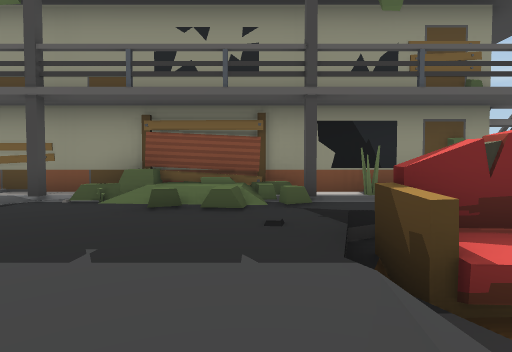
View 1 (above)

16 first-person views from a walk through a Unity game level. The camera is 1.3 m above the floor, tilts 2° down and sees 80° across. The floor is counted in squares, 2 m on a side. Each view is taken from the middle of a square. On the plan, view 1 faces up. The plan holds only what a view shows up to about 10 squares ahead; the rest is blank. The place goes on beyond the plan. The player character is not drawn.

View 2
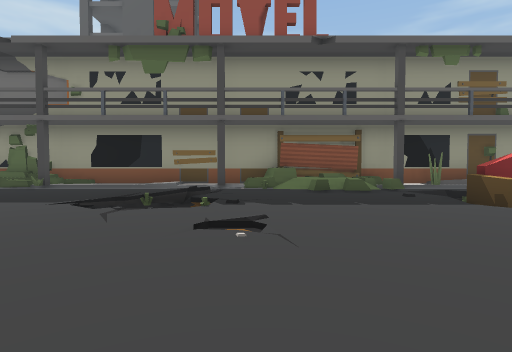

View 3
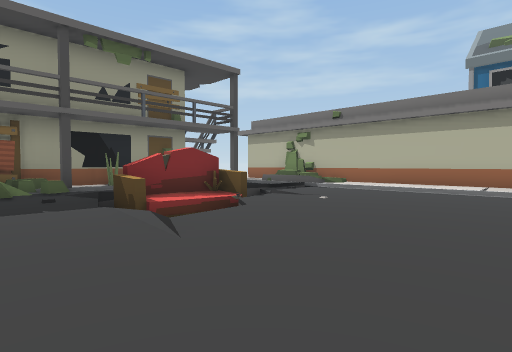

View 4
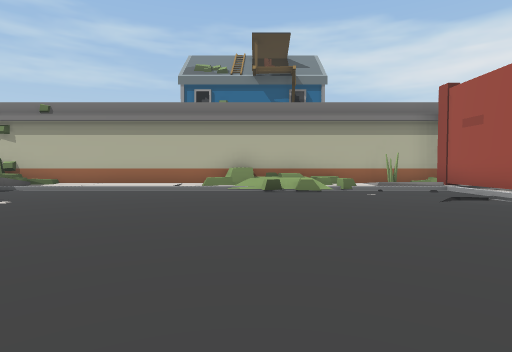

View 5
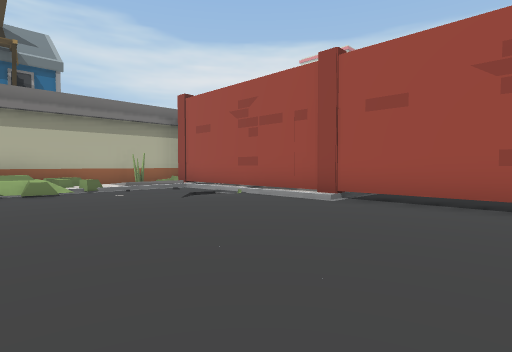

View 6
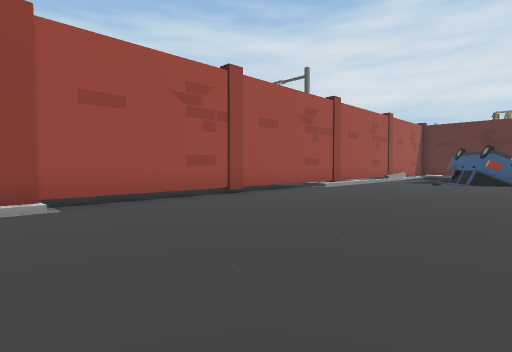

View 7
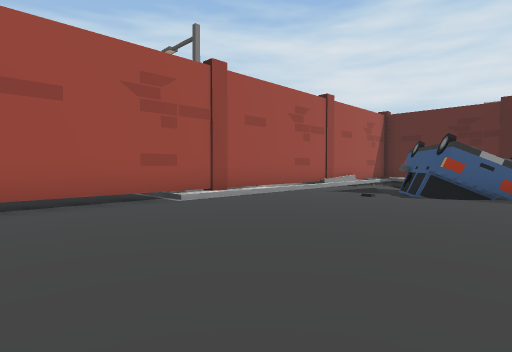

View 8
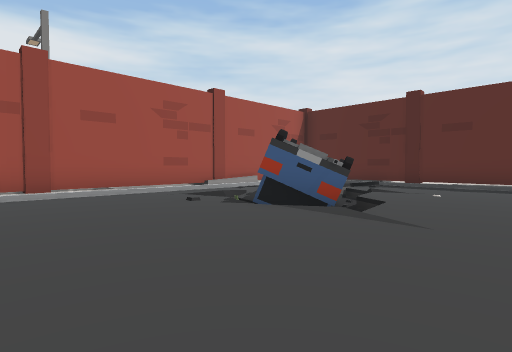

View 9
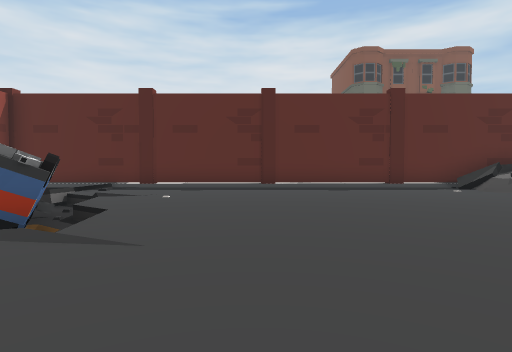

View 10
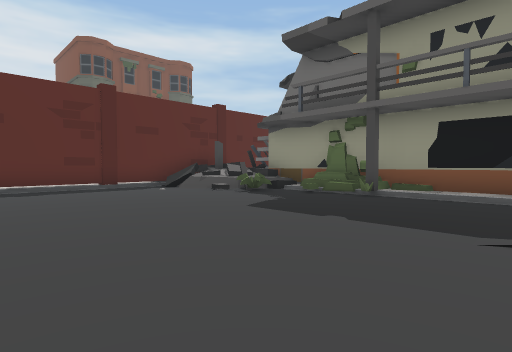

View 11
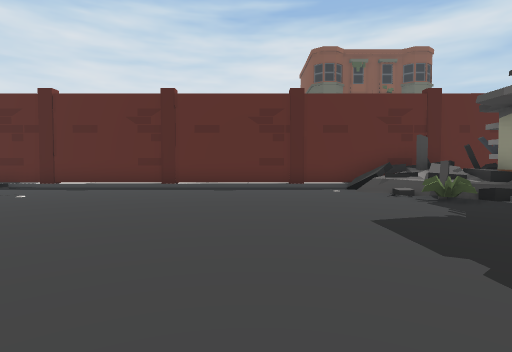

View 12
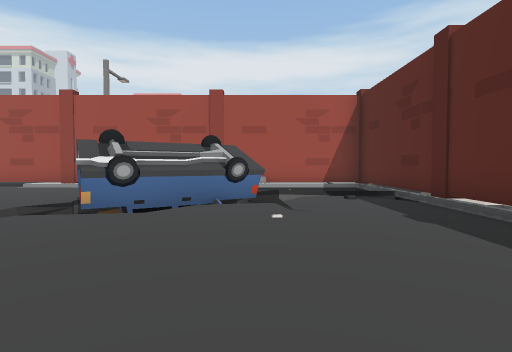

View 13
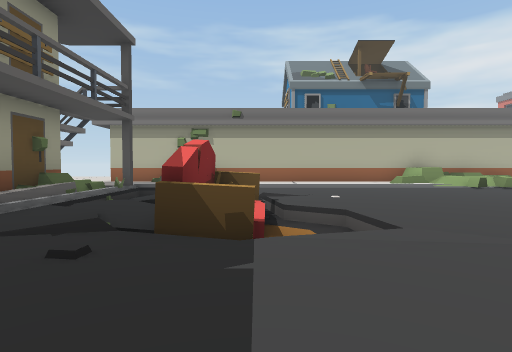

View 14
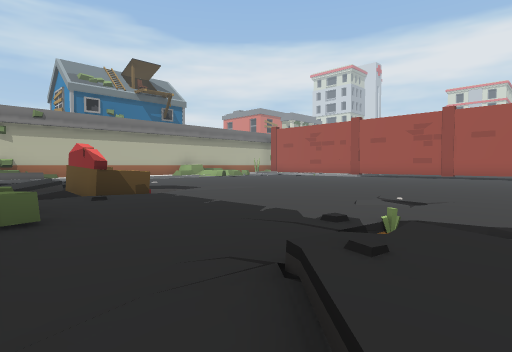

View 15
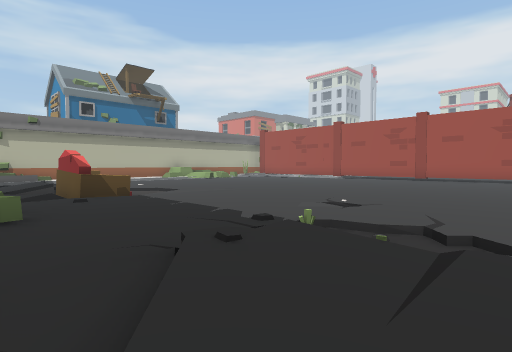

View 16
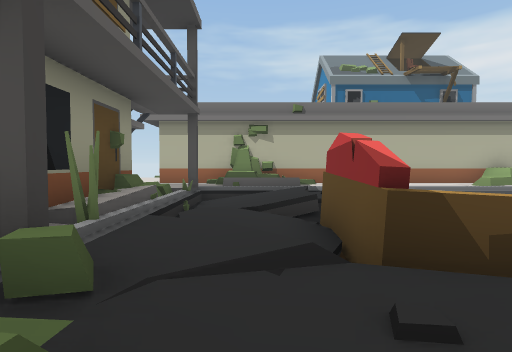

### Floor plan
Key: @ floor where view 1 was taken; # wall or solid block; x gap in a wall; . main floor; : floor 0.25 m higher than the main floor; - floor 0.25 m lower than the main floor; _ floor 0.5 m lower than the main floor; / step, stairs or slope; = window, fence, low wall or low ledge; ^ raised ledge; S sofa; O other object.
Columns run from 16 left of view 1 to 9 right of it. Each row starts with its distance up from view 1.
  8  #
  7  ##   ############
  6  ######//::::=#/#######
  5  ##===.#.../#.//=#.-_-_.##
  4  #//==.....//....//-....##
  3 #/.........//....SSS_::=/#
  2 :#........///....S//_../.#
  1 #/...............///...//#
  0  /..............@....../:#
 -1 #/...................../:#
 -2 :#...................../ #
 -3 #/...................../^#
 -4 #/....//...............=^#
 -5 #/..=/OO...............=##
 -6 .#/=OOOO...............=##
 -7  #/ #O/=...............###
 -8 #/  /./.............//./##
 -9 #.//////////......//////:#
-10  #######################x#
-11            ........

Positions as (right, up) in squares from view 1, and headings:
1: (0, 0), facing up
2: (-3, -3), facing up
3: (-1, -3), facing up-right
4: (-1, -4), facing right
5: (-1, -4), facing down-right
6: (3, -4), facing down-left
7: (-2, -4), facing down-left
8: (-5, -2), facing down-left
9: (-6, -2), facing left
10: (-6, -1), facing up-left
11: (-6, 1), facing left
12: (-12, 0), facing down
13: (-2, 2), facing right
14: (-5, 5), facing down-right
15: (-6, 5), facing down-right
16: (-1, 4), facing right
